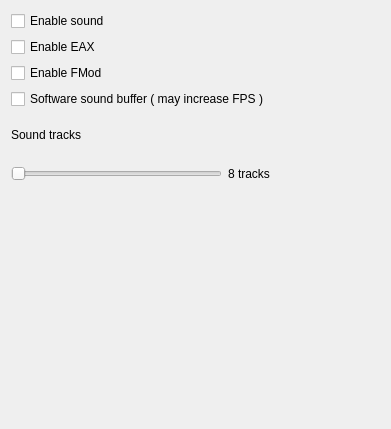
<?xml version="1.0" encoding="UTF-8"?>
<ui version="4.0">
 <class>sound_settings_widget</class>
 <widget class="QWidget" name="sound_settings_widget">
  <property name="geometry">
   <rect>
    <x>0</x>
    <y>0</y>
    <width>391</width>
    <height>429</height>
   </rect>
  </property>
  <property name="windowTitle">
   <string>Sound</string>
  </property>
  <layout class="QGridLayout" name="gridLayout">
   <item row="0" column="0">
    <layout class="QVBoxLayout" name="verticalLayout_2">
     <item>
      <layout class="QVBoxLayout" name="verticalLayout">
       <item>
        <widget class="QCheckBox" name="soundCheckBox">
         <property name="text">
          <string>Enable sound</string>
         </property>
        </widget>
       </item>
       <item>
        <widget class="QCheckBox" name="eaxCheckBox">
         <property name="text">
          <string>Enable EAX</string>
         </property>
        </widget>
       </item>
       <item>
        <widget class="QCheckBox" name="fmodCheckBox">
         <property name="text">
          <string>Enable FMod</string>
         </property>
        </widget>
       </item>
       <item>
        <widget class="QCheckBox" name="softwareCheckBox">
         <property name="text">
          <string>Software sound buffer ( may increase FPS )</string>
         </property>
        </widget>
       </item>
       <item>
        <spacer name="verticalSpacer">
         <property name="orientation">
          <enum>Qt::Vertical</enum>
         </property>
         <property name="sizeType">
          <enum>QSizePolicy::Maximum</enum>
         </property>
         <property name="sizeHint" stdset="0">
          <size>
           <width>20</width>
           <height>13</height>
          </size>
         </property>
        </spacer>
       </item>
       <item>
        <widget class="QLabel" name="label">
         <property name="text">
          <string>Sound tracks</string>
         </property>
        </widget>
       </item>
      </layout>
     </item>
     <item>
      <spacer name="verticalSpacer_2">
       <property name="orientation">
        <enum>Qt::Vertical</enum>
       </property>
       <property name="sizeType">
        <enum>QSizePolicy::Maximum</enum>
       </property>
       <property name="sizeHint" stdset="0">
        <size>
         <width>20</width>
         <height>18</height>
        </size>
       </property>
      </spacer>
     </item>
     <item>
      <layout class="QHBoxLayout" name="horizontalLayout">
       <item>
        <widget class="QSlider" name="tracksSlider">
         <property name="minimum">
          <number>1</number>
         </property>
         <property name="maximum">
          <number>8</number>
         </property>
         <property name="singleStep">
          <number>1</number>
         </property>
         <property name="pageStep">
          <number>4</number>
         </property>
         <property name="value">
          <number>1</number>
         </property>
         <property name="orientation">
          <enum>Qt::Horizontal</enum>
         </property>
        </widget>
       </item>
       <item>
        <widget class="QLabel" name="tracksLabel">
         <property name="text">
          <string>8 tracks</string>
         </property>
        </widget>
       </item>
      </layout>
     </item>
    </layout>
   </item>
   <item row="0" column="1">
    <spacer name="horizontalSpacer">
     <property name="orientation">
      <enum>Qt::Horizontal</enum>
     </property>
     <property name="sizeHint" stdset="0">
      <size>
       <width>180</width>
       <height>20</height>
      </size>
     </property>
    </spacer>
   </item>
   <item row="1" column="0">
    <spacer name="verticalSpacer_3">
     <property name="orientation">
      <enum>Qt::Vertical</enum>
     </property>
     <property name="sizeHint" stdset="0">
      <size>
       <width>20</width>
       <height>223</height>
      </size>
     </property>
    </spacer>
   </item>
  </layout>
 </widget>
 <resources/>
 <connections/>
</ui>
